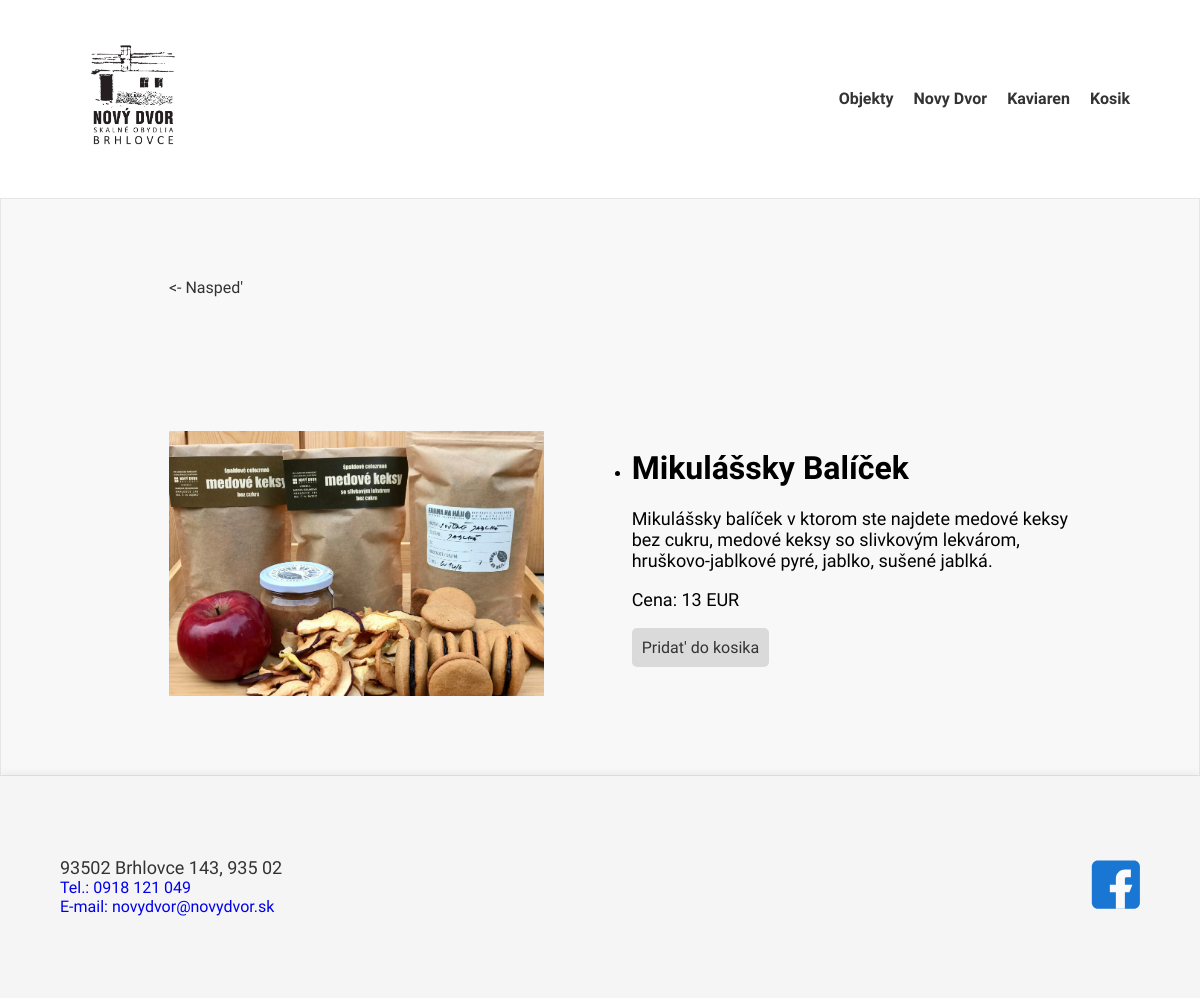
Screenshot of /shop/item/1 with the database file from the repository.
### flask_app/core/models/item.py (models this page shows, shortened)
class Items(db.Model):
    __tablename__ = 'items'
    id = db.Column(db.Integer, primary_key=True)
    title = db.Column(db.String(50), nullable=False)
    price = db.Column(db.String(5), nullable=False)
    amount = db.Column(db.Integer, nullable=True)
    isActive = db.Column(db.Boolean, nullable=True)
    about = db.Column(db.Text, nullable=False)
    src = db.Column(db.Text, nullable=False)

### flask_app/core/routes/shop.py (the view)
@shop.route('/shop/item/<int:item_id>', methods=['GET', 'POST'])
def item_view(item_id):
    template = f'{template_path}/shop_item.html'
    if request.method == 'GET':
        return render_template(template, res=Items.query.get(item_id))
    else:
        add_in_cart_func(request.form['id'])
        return redirect(url_for(redirect_template))

### flask_app/templates/shop/shop_item.html (shortened to what this page needs)
{% extends "base.html" %}
{% block content %}
<div class="product-card-main" id="shop-item">
    <a href="/shop" id="back-href"><- Nasped'</a>
    <div id="shop-item-content">
        <img src="{{ url_for('static', filename='img/shop/' + res.src) }}" alt="{{ res.title }}">
        <ul class="product-list">
            <li>
                <h1>{{ res.title }}</h1>
                <p>{{ res.about }}</p>
                <p>Cena: {{ res.price }} EUR </p>
                <form method="post">
                    <button type="submit" class="shop_button">Pridat' do kosika</button>
                </form>
            </li>
        </ul>
    </div>
</div>
{% endblock %}

### flask_app/static/css/style.css (style rules this page uses)
body { font-family: 'Oswald', sans-serif; margin: 0; }
a { text-decoration: none; }
#content > * { flex: 1; }

### flask_app/static/css/main.css (style rules this page uses)
p { font-size: 18px; }
.product-card-main { background-color: #f8f8f8; border: 1px solid #e6e6e6; display: flex; flex-direction: column; justify-content: space-between; padding: 10%; min-height: 366px; }
.product-card-main .product-list li { margin-bottom: 10px; }
#back-href { padding: 2% 5%; color: #333; }
#shop-item { padding: 5% 10%; }
#shop-item-content { display: flex; flex-direction: row; }
#shop-item img { width: 50%; padding: 2% 5%; object-fit: cover; height: 265px; }
.shop_button { font-family: 'Oswald', sans-serif; padding: 10px; border: none; border-radius: 5px; background-color: #33333326; color: #333; font-size: 16px; cursor: pointer; transition: background-color 0.3s ease; }

### rows the page displays
Items: src (picture), title "Mikulášsky Balíček", about "Mikulášsky balíček v ktorom ste najdete medové keksy bez cukru, medové keksy so slivkovým lekvárom, hruškovo-jablkové pyré, jablko, sušené jablká.", price "13"
